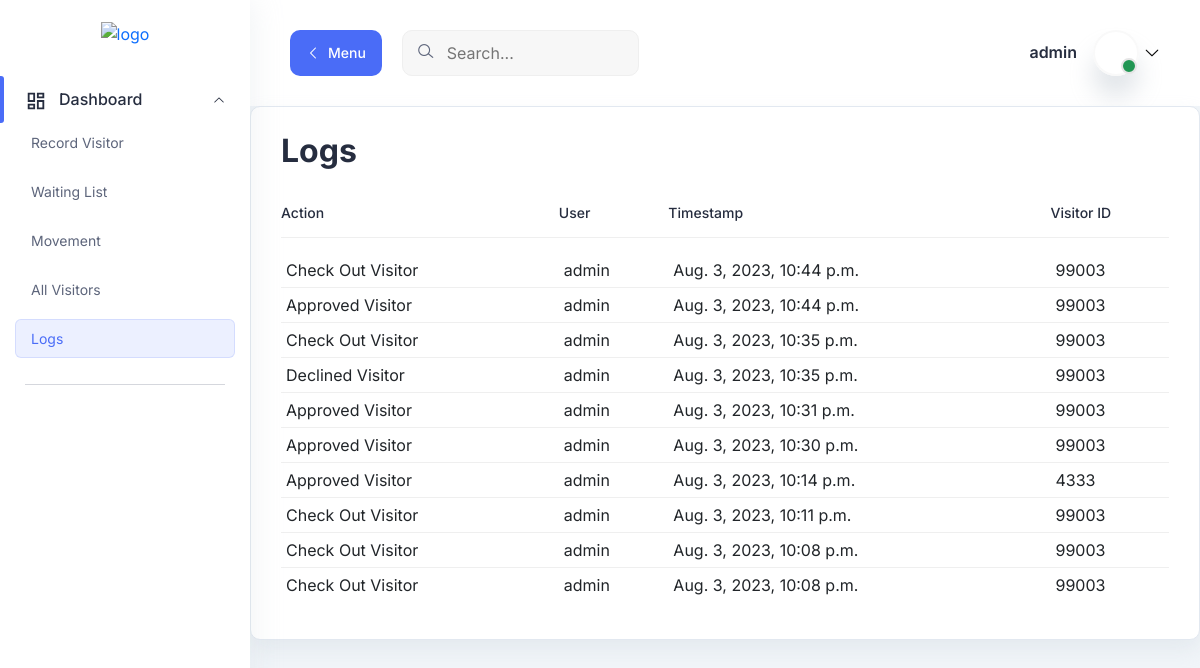
The page /logs/ (signed in) on the database as committed earlier.
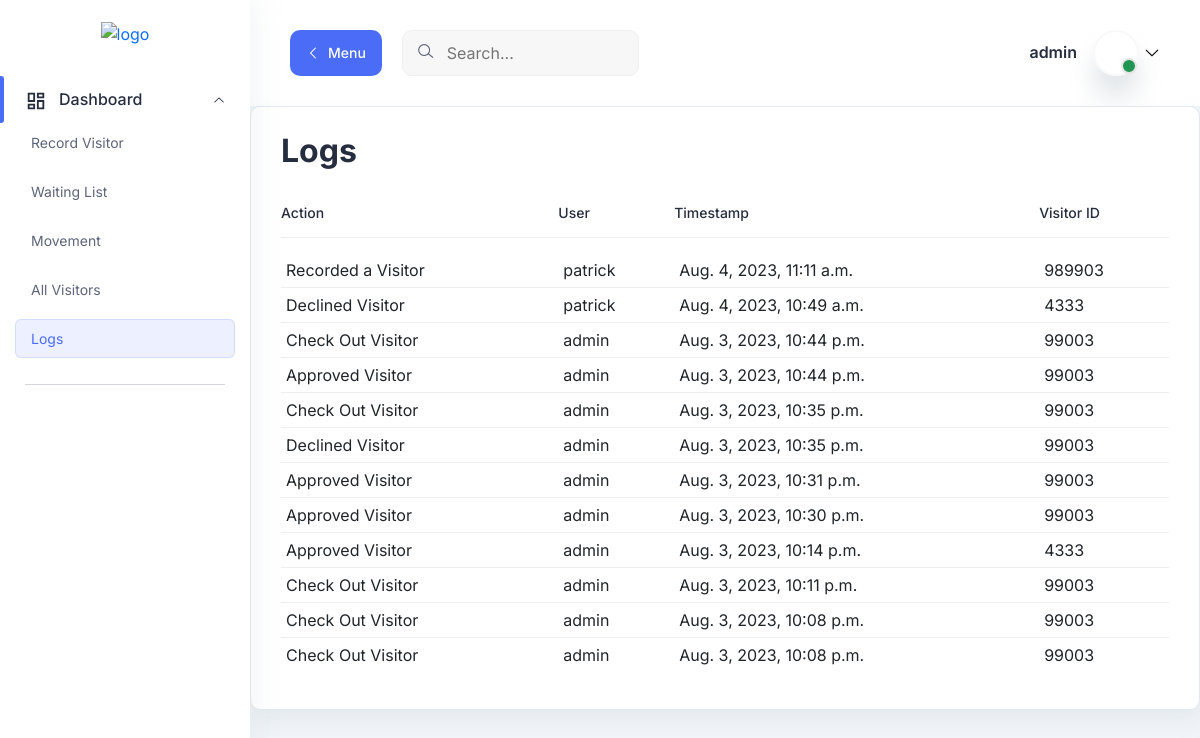
The same page on the database as committed later.
### records/models.py (models this page shows, shortened)
class Log(models.Model):
    action_choices = [
        ('APPROVE', 'Approved Visitor'),
        ('CHECKOUT', 'Check Out Visitor'),
        ('DECLINE', 'Declined Visitor'),
        ('RECORD', 'Recorded a Visitor')
    ]
    action = models.CharField(max_length=20, choices=action_choices)
    user = models.ForeignKey(User, on_delete=models.SET_NULL, null=True)
    timestamp = models.DateTimeField(auto_now_add=True)
    visitor_id = models.CharField(max_length=100, blank=True, null=True)

### records/views.py (the view)
# urls.py: path('logs/', views.logs, name='logs'),
@login_required
def logs(request):
    logs = Log.objects.all().order_by('-timestamp')
    context = {'logs': logs}
    return render(request, 'records/logs.html', context)

### records/templates/records/logs.html (shortened to what this page needs)
{% extends "base.html" %}
{% load static %}
{% block content %}
<main class="main-wrapper">
<header class="header">
    <div class="container-fluid">
      <div class="row">
        <div class="col-lg-5 col-md-5 col-6">
          <div class="header-left d-flex align-items-center">
            <div class="menu-toggle-btn mr-20">
              <button
                id="menu-toggle"
                class="main-btn primary-btn btn-hover"
              >
                <i class="lni lni-chevron-left me-2"></i> Menu
              </button>
            </div>
            <div class="header-search d-none d-md-flex">
              <form action="#">
                <input type="text" placeholder="Search..." />
                <button><i class="lni lni-search-alt"></i></button>
              </form>
            </div>
          </div>
        </div>
        <div class="col-lg-7 col-md-7 col-6">
          <div class="header-right">
            <div class="profile-box ml-15">
              <button
                class="dropdown-toggle bg-transparent border-0"
                type="button"
                id="profile"
                data-bs-toggle="dropdown"
                aria-expanded="false"
              >
                <div class="profile-info">
                  <div class="info">
                    {% if user.is_authenticated %}
                    <h6>{{ user.username }}</h6>
                    {% endif %}
                    <div class="image">
                      <span class="status"></span>
                    </div>
                  </div>
                </div>
                <i class="lni lni-chevron-down"></i>
              </button>
            </div>
          </div>
        </div>
      </div>
    </div>
  </header>
<section class="table-components">
        <div class="tables-wrapper">
        <div class="row">
            <div class="col-lg-12">
            <div class="card-style mb-30">
                <h1 class="mb-10">Logs</h1>
                <div class="table-wrapper table-responsive">
                <table id="movement" class="table">
                    <thead>
                    <tr>
                        <th><h6>Action</h6></th>
                        <th><h6>User</h6></th>
                        <th><h6>Timestamp</h6></th>
                        <th><h6>Visitor ID</h6></th>
                    </tr>
                    </thead>
                    <tbody>
                            {% for log in logs %}
                            <tr>
                              <td class="min-width">{{ log.get_action_display }}</td>
                              <td class="min-width">{{ log.user.username }}</td>
                              <td class="min-width">{{ log.timestamp }}</td>
                              <td class="min-width">{{ log.visitor_id }}</td>
                            </tr>
                            {% endfor %}
                    </tbody>
                </table>
                </div>
            </div>
            </div>
    </div>
    </div>
</section>
</main>
{% endblock content %}

Rows that differ between the two databases and show on the page:
added Log: action "Recorded a Visitor", user.username "patrick", timestamp "Aug. 4, 2023, 11:11 a.m.", visitor_id "989903"
added Log: action "Declined Visitor", user.username "patrick", timestamp "Aug. 4, 2023, 10:49 a.m.", visitor_id "4333"
